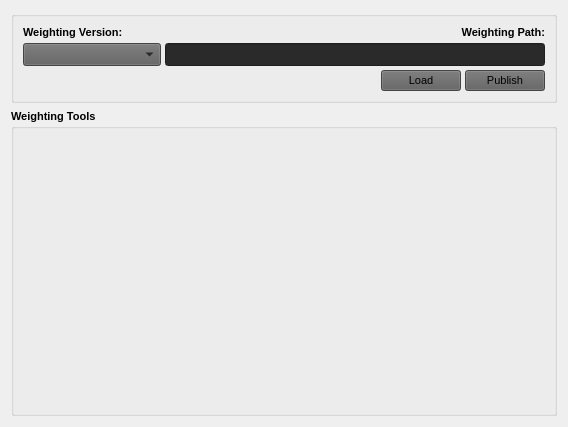
            <widget class="QWidget" name="toolBoxPage6">
             <property name="geometry">
              <rect>
               <x>0</x>
               <y>0</y>
               <width>568</width>
               <height>427</height>
              </rect>
             </property>
             <attribute name="label">
              <string>6. Weighting</string>
             </attribute>
             <layout class="QHBoxLayout" name="horizontalLayout_19">
              <item>
               <layout class="QVBoxLayout" name="verticalLayout_41">
                <item>
                 <widget class="QGroupBox" name="groupBox_12">
                  <property name="font">
                   <font>
                    <pointsize>8</pointsize>
                    <weight>50</weight>
                    <bold>false</bold>
                   </font>
                  </property>
                  <property name="title">
                   <string/>
                  </property>
                  <layout class="QVBoxLayout" name="verticalLayout_38">
                   <item>
                    <layout class="QVBoxLayout" name="verticalLayout_39">
                     <property name="spacing">
                      <number>4</number>
                     </property>
                     <item>
                      <layout class="QHBoxLayout" name="horizontalLayout_9">
                       <property name="spacing">
                        <number>4</number>
                       </property>
                       <item>
                        <layout class="QVBoxLayout" name="verticalLayout_9">
                         <property name="spacing">
                          <number>4</number>
                         </property>
                         <item>
                          <widget class="QLabel" name="label_15">
                           <property name="font">
                            <font>
                             <pointsize>8</pointsize>
                             <weight>75</weight>
                             <bold>true</bold>
                            </font>
                           </property>
                           <property name="text">
                            <string>Weighting Version:</string>
                           </property>
                          </widget>
                         </item>
                         <item>
                          <widget class="QComboBox" name="frbWeightingVersionComboBox">
                           <property name="minimumSize">
                            <size>
                             <width>138</width>
                             <height>23</height>
                            </size>
                           </property>
                           <property name="font">
                            <font>
                             <pointsize>8</pointsize>
                             <weight>50</weight>
                             <bold>false</bold>
                            </font>
                           </property>
                           <property name="styleSheet">
                            <string notr="true">background-color: rgb(95, 95, 95);</string>
                           </property>
                          </widget>
                         </item>
                        </layout>
                       </item>
                       <item>
                        <layout class="QVBoxLayout" name="verticalLayout_22">
                         <property name="spacing">
                          <number>4</number>
                         </property>
                         <item>
                          <widget class="QLabel" name="label_24">
                           <property name="font">
                            <font>
                             <pointsize>8</pointsize>
                             <weight>75</weight>
                             <bold>true</bold>
                            </font>
                           </property>
                           <property name="text">
                            <string>Weighting Path:</string>
                           </property>
                           <property name="alignment">
                            <set>Qt::AlignRight|Qt::AlignTrailing|Qt::AlignVCenter</set>
                           </property>
                          </widget>
                         </item>
                         <item>
                          <widget class="QLineEdit" name="frbWeightingVersionPathLineEdit">
                           <property name="minimumSize">
                            <size>
                             <width>0</width>
                             <height>23</height>
                            </size>
                           </property>
                           <property name="styleSheet">
                            <string notr="true">background-color: rgb(42, 42, 42);</string>
                           </property>
                           <property name="readOnly">
                            <bool>true</bool>
                           </property>
                          </widget>
                         </item>
                        </layout>
                       </item>
                      </layout>
                     </item>
                     <item>
                      <layout class="QHBoxLayout" name="horizontalLayout_18">
                       <property name="spacing">
                        <number>4</number>
                       </property>
                       <item>
                        <spacer name="horizontalSpacer_22">
                         <property name="orientation">
                          <enum>Qt::Horizontal</enum>
                         </property>
                         <property name="sizeHint" stdset="0">
                          <size>
                           <width>40</width>
                           <height>20</height>
                          </size>
                         </property>
                        </spacer>
                       </item>
                       <item>
                        <widget class="QPushButton" name="frbWeightingLoadPushButton">
                         <property name="minimumSize">
                          <size>
                           <width>75</width>
                           <height>0</height>
                          </size>
                         </property>
                         <property name="font">
                          <font>
                           <pointsize>8</pointsize>
                           <weight>50</weight>
                           <bold>false</bold>
                          </font>
                         </property>
                         <property name="styleSheet">
                          <string notr="true">background-color: rgb(95, 95, 95);</string>
                         </property>
                         <property name="text">
                          <string>Load</string>
                         </property>
                        </widget>
                       </item>
                       <item>
                        <widget class="QPushButton" name="frbWeightingPublishPushButton">
                         <property name="minimumSize">
                          <size>
                           <width>75</width>
                           <height>0</height>
                          </size>
                         </property>
                         <property name="font">
                          <font>
                           <pointsize>8</pointsize>
                           <weight>50</weight>
                           <bold>false</bold>
                          </font>
                         </property>
                         <property name="styleSheet">
                          <string notr="true">background-color: rgb(95, 95, 95);</string>
                         </property>
                         <property name="text">
                          <string>Publish</string>
                         </property>
                        </widget>
                       </item>
                      </layout>
                     </item>
                    </layout>
                   </item>
                  </layout>
                 </widget>
                </item>
                <item>
                 <widget class="QGroupBox" name="groupBox_13">
                  <property name="sizePolicy">
                   <sizepolicy hsizetype="Minimum" vsizetype="Preferred">
                    <horstretch>0</horstretch>
                    <verstretch>0</verstretch>
                   </sizepolicy>
                  </property>
                  <property name="minimumSize">
                   <size>
                    <width>276</width>
                    <height>0</height>
                   </size>
                  </property>
                  <property name="font">
                   <font>
                    <pointsize>8</pointsize>
                    <weight>75</weight>
                    <bold>true</bold>
                   </font>
                  </property>
                  <property name="title">
                   <string>Weighting Tools</string>
                  </property>
                  <property name="flat">
                   <bool>false</bool>
                  </property>
                  <property name="checkable">
                   <bool>false</bool>
                  </property>
                  <layout class="QVBoxLayout" name="verticalLayout_40">
                   <item>
                    <spacer name="verticalSpacer_5">
                     <property name="orientation">
                      <enum>Qt::Vertical</enum>
                     </property>
                     <property name="sizeHint" stdset="0">
                      <size>
                       <width>20</width>
                       <height>198</height>
                      </size>
                     </property>
                    </spacer>
                   </item>
                  </layout>
                 </widget>
                </item>
               </layout>
              </item>
             </layout>
            </widget>
